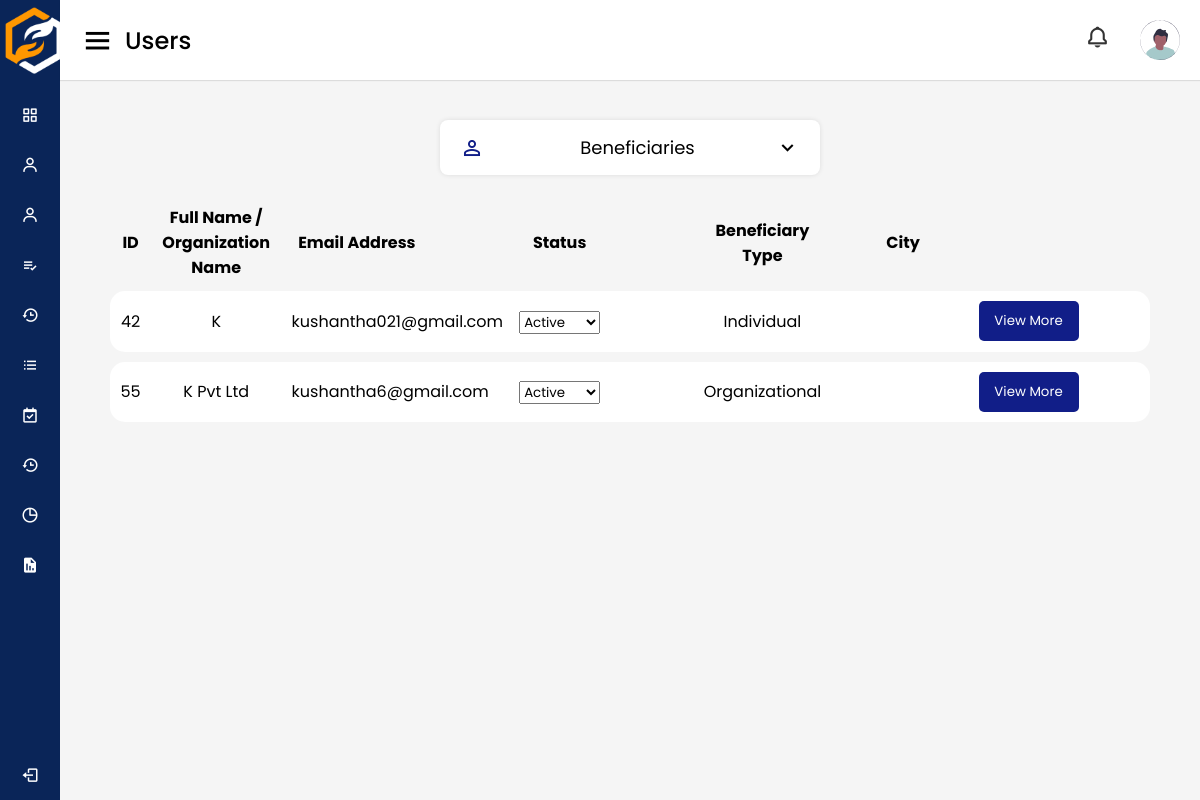
/adminPages/beneficiaries (signed in), run on the app's committed database.
### tables this page shows
CREATE TABLE `ind_ben` (
  `id` int(11) NOT NULL,
  `f_name` varchar(255) NOT NULL,
  `l_name` varchar(255) NOT NULL,
  `NIC` varchar(255) NOT NULL,
  `address_proof` varchar(255) NOT NULL,
  `address` varchar(255) NOT NULL,
  `zipcode` varchar(255) NOT NULL,
  `district` int(11) NOT NULL,
  `acc_status` int(11) NOT NULL,
  `user_id` int(11) NOT NULL,
  `identity` varchar(255) NOT NULL
);

CREATE TABLE `reg_user` (
  `id` int(11) NOT NULL,
  `email` varchar(255) NOT NULL,
  `password` varchar(255) NOT NULL,
  `user_type` int(11) NOT NULL,
  `prof_img` varchar(255) NOT NULL,
  `tp_number` varchar(10) NOT NULL,
  `otp_code` int(11) NOT NULL,
  `otp_verify` int(11) NOT NULL,
  `verification_status` int(11) NOT NULL,
  `rejection_note` varchar(255) NOT NULL,
  `password_reset_hash` varchar(255) NOT NULL,
  `password_reset_expiry` int(11) NOT NULL,
  `backup` varchar(255) NOT NULL
);

CREATE TABLE `org_ben` (
  `id` int(11) NOT NULL,
  `org_name` varchar(255) NOT NULL,
  `org_type` int(11) NOT NULL,
  `emp_name` varchar(255) NOT NULL,
  `emp_id` varchar(255) NOT NULL,
  `designation` varchar(255) NOT NULL,
  `address_proof` varchar(255) NOT NULL,
  `address` varchar(255) NOT NULL,
  `zipcode` varchar(255) NOT NULL,
  `district` int(11) NOT NULL,
  `acc_status` int(11) NOT NULL,
  `user_id` int(11) NOT NULL,
  `identity` varchar(255) NOT NULL,
  `first_login` int(11) NOT NULL
);

### app/controllers/AdminPages.php (called while the page is built, shortened)
<?php
class AdminPages extends Controller
{
    public function __construct()
    {
        $this->adminPageModel = $this->model('AdminPage');
    }
    public function beneficiaries()
    {
        $indBeneficiaries = $this->adminPageModel->getIndBeneficiaries();
        $corpBeneficiaries = $this->adminPageModel->getOrgBeneficiaries();
        $data = [
            'indBeneficiaries' => $indBeneficiaries,
            'corpBeneficiaries' => $corpBeneficiaries
        ];
        $this->view('users/admin/beneficiaries', $data);
    }
}

### app/libraries/Core.php (called while the page is built, shortened)
<?php
  class Core {
    protected $currentMethod = 'index';
    public function __construct(){
      $url = $this->getUrl();
      if(file_exists('../app/controllers/' . ucwords($url[0] ?? ''). '.php')){
        unset($url[0]);
      }
      $this->currentController = new $this->currentController;
      if(isset($url[1])){
        if(method_exists($this->currentController, $url[1])){
          $this->currentMethod = $url[1];
          unset($url[1]);
        }
      }
      $this->params = $url ? array_values($url) : [];
      call_user_func_array([$this->currentController, $this->currentMethod], $this->params);
    }
      public function getUrl(){
      if(isset($_GET['url'])){
        $url = rtrim($_GET['url'], '/');
        $url = filter_var($url, FILTER_SANITIZE_URL);
        $url = explode('/', $url);
        return $url;
      }
    }
  }

### public/index.php (called while the page is built, shortened)
<?php
    $init = new Core;

### app/libraries/Database.php (called while the page is built, shortened)
<?php
class Database
{
    private $host = DB_HOST;
    private $user = DB_USER;
    private $pass = DB_PASS;
    private $dbname = DB_NAME;
    private $dbh;
    private $stmt;
    public function __construct()
    {
        $dsn = 'mysql:host=' . $this->host . ';dbname=' . $this->dbname;
        $options = array(
            PDO::ATTR_PERSISTENT => true,
            PDO::ATTR_ERRMODE => PDO::ERRMODE_EXCEPTION
        );
        try {
            $this->dbh = new PDO($dsn, $this->user, $this->pass, $options);
        } catch (PDOException $e) {
            $this->error = $e->getMessage();
            echo $this->error;
        }
    }
    public function query($sql)
    {
        $this->stmt = $this->dbh->prepare($sql);
    }
    public function resultSet()
    {
        $this->execute();
        return $this->stmt->fetchAll(PDO::FETCH_OBJ);
    }
    public function execute()
    {
        return $this->stmt->execute();
    }
}

### app/models/AdminPage.php (called while the page is built, shortened)
<?php
class AdminPage
{
    private $db;
    public function __construct()
    {
        $this->db = new Database;
    }
    public function getIndBeneficiaries()
    {
        $this->db->query('SELECT *, reg_user.id as id FROM reg_user INNER JOIN ind_ben ON reg_user.id = ind_ben.user_id WHERE reg_user.user_type = 4 AND verification_status = 1');
        $results = $this->db->resultSet();
        return $results;
    }
    public function getOrgBeneficiaries()
    {
        $this->db->query('SELECT *, reg_user.id as id FROM reg_user INNER JOIN org_ben on reg_user.id = org_ben.user_id WHERE reg_user.user_type = 5 AND verification_status = 1');
        $results = $this->db->resultSet();
        return $results;
    }
}

### app/views/users/admin/beneficiaries.php (the view, shortened to what this page needs)
<!DOCTYPE html>
<html lang="en" dir="ltr">
<head>
    <link rel="stylesheet" href="<?php echo URLROOT; ?>/css/style_dashboard.css" />
    <link rel="stylesheet" href="<?php echo URLROOT; ?>/css/style_user.css" />
    <link href="https://unpkg.com/boxicons@2.0.7/css/boxicons.min.css" rel="stylesheet" />
</head>
<body>
<?php require APPROOT.'/views/inc/side_navbar.php';?>
<section class="home-section">
    <nav>
        <div class="sidebar-button">
            <i class="bx bx-menu sidebarBtn"></i>
            <span class="dashboard">Users</span>
        </div>
        <div class="profile-details">
            <div class="notification">
                <i class="bx bx-bell bx-tada notification"></i>
            </div>
            <img src="<?php echo URLROOT; ?>/img/profile_pic.svg" alt="" />
        </div>
    </nav>
    <main>
        <div class="select-menu">
          <div class="select-btn">
            <span
              class="material-icons"
              style="color: #111e88; margin-right: 1rem"
            >
            </span>
            <span class="option-text">Beneficiaries</span>
            <i class="bx bx-chevron-down"></i>
          </div>
        </div>
        <div class="cards_heading head">
            <div>ID</div>
            <div>Full Name / Organization Name</div>
            <div>Email Address</div>
            <div>Status</div>
            <div>Beneficiary Type</div>
            <div>City</div>
        </div>
        <?php foreach($data['indBeneficiaries'] as $indBeneficiaries) : ?>
            <div class="cards_heading cards_color">
                <div><?php echo $indBeneficiaries->id; ?></div>
                <div><?php echo $indBeneficiaries->f_name; ?></div>
                <div><?php echo $indBeneficiaries->email; ?></div>
                <div>
                    <select name="status" class="status" data-id="<?php echo $indBeneficiaries->id; ?>">
                        <option value=1 <?php if($indBeneficiaries->acc_status == 1) echo "selected"?>>Active</option>
                    </select>
                </div>
                <div>Individual</div>
                <div>
                    <div style="text-align: center;"> <a href="<?php echo URLROOT; ?>/pages/userDetails/<?php echo $indBeneficiaries->id;?>"> <button class="btnview">View More</button> </a></div>
                </div>
            </div>
        <?php endforeach; ?>
        <?php foreach($data['corpBeneficiaries'] as $corpBeneficiaries) : ?>
            <div class="cards_heading cards_color">
                <div><?php echo $corpBeneficiaries->id; ?></div>
                <div><?php echo $corpBeneficiaries->org_name; ?></div>
                <div><?php echo $corpBeneficiaries->email; ?></div>
                <div>
                    <select name="status" class="status" data-id="<?php echo $corpBeneficiaries->id; ?>">
                        <option value=1 <?php if($corpBeneficiaries->acc_status == 1) echo "selected"?>>Active</option>
                    </select>
                </div>
                <div>Organizational</div>
                <div>
                    <div style="text-align: center;"> <a href="<?php echo URLROOT; ?>/pages/userDetails/<?php echo $corpBeneficiaries->id;?>"> <button class="btnview">View More</button> </a></div>
                </div>
            </div>
        <?php endforeach; ?>
    </main>
    </section>
  </body>
</html>

### public/css/style_dashboard.css (style rules this page uses)
* { margin: 0; padding: 0; box-sizing: border-box; font-family: 'Poppins', sans-serif; }
.home-section { position: relative; background: #f5f5f5; min-height: 100vh; width: calc(100% - 240px); left: 240px; transition: all 0.5s ease; }
.home-section nav { display: flex; justify-content: space-between; height: 80px; background: #fff; display: flex; align-items: center; position: fixed; width: calc(100% - 240px); left: 240px; z-index: 100; padding: 0 20px; box-shadow: 0 1px 1px rgba(0, 0, 0, 0.1); transition: all 0.5s ease; }
.home-section nav .sidebar-button { display: flex; align-items: center; font-size: 24px; font-weight: 500; }
nav .sidebar-button i { font-size: 35px; margin-right: 10px; }
.home-section nav .profile-details { display: flex; align-items: center; padding: 0 auto; }
.profile-details i { padding: 0px 30px; }
nav .profile-details img { height: 40px; width: 40px; border-radius: 6px; object-fit: cover; }
nav .profile-details i { font-size: 25px; color: #333; }
.bx-bell { padding: 10px 10px; }
a { text-decoration: none; }
@media (max-width: 1240px) { .home-section { width: calc(100% - 60px); left: 60px; } }
@media (max-width: 1240px) { .home-section nav { width: calc(100% - 60px); left: 60px; } }

### public/css/style_user.css (style rules this page uses)
:root { --color-white: #fff; --color-info-dark:#7d8da1; --color-info-light:#dce1eb; --color-dark:#363949; --color-light:rgba(132, 139, 200, 0.18); --color-primary-varient:#111e88; --color-background:#f6f6f9; --card-border-radius: 2rem; --border-radius-1: 0.4rem; --border-radius-2: 0.8rem; --border-radius-3: 1.2rem; --card-padding:1.8rem; --padding-1:1.2rem; --box-shadow: 0 2rem 3rem var(--color-light) }
* { margin: 0; padding: 0; box-sizing: border-box; font-family: 'Poppins', sans-serif; }
main { padding-top: 120px; padding-left: 50px; padding-right: 50px; }
.cards_heading { grid-template-columns: 2% 12.8% 12.8% 25% 12.8% 12.8% 12.8% 2%; grid-column-gap: 1%; color: var(--black); max-width: 100%; margin: auto; padding: 1%; font-size: 1rem; border-radius: 15px; font-weight: bold; margin-right: 0px; margin-left: 0px; text-align: center; display: grid; align-items: center; }
.head { font-size: 1rem; }
.cards_color { background: #ffffff; font-weight: normal; color: black; margin-bottom: 10px; margin-right: 0; font-size: 1rem; }
.btnview { display: flex; align-items: center; justify-content: center; height: 40px; margin-right: 0px; max-width: 100px; width: 100%; border: none; outline: none; color: #fff; border-radius: 5px; background-color: #111e88; transition: all 0.3s linear; cursor: pointer; }
.select-menu { width: 380px; margin-top: 5px; margin: auto; margin-bottom: 20px; position: relative; }
.select-menu .select-btn { display: flex; height: 55px; background: #fff; padding: 20px; font-size: 18px; font-weight: 400; border-radius: 8px; align-items: center; cursor: pointer; justify-content: space-between; box-shadow: 0 0 5px rgba(0,0,0,0.1); }
.select-btn i { font-size: 25px; transition: 0.3s; }
.home-section { position: relative; background: #f5f5f5; min-height: 100vh; width: calc(100% - 240px); left: 240px; transition: all 0.5s ease; }
.home-section nav { display: flex; justify-content: space-between; height: 80px; background: #fff; display: flex; align-items: center; position: fixed; width: calc(100% - 240px); left: 240px; z-index: 100; padding: 0 20px; box-shadow: 0 1px 1px rgba(0, 0, 0, 0.1); transition: all 0.5s ease; }
.home-section nav .sidebar-button { display: flex; align-items: center; font-size: 24px; font-weight: 500; }
nav .sidebar-button i { font-size: 35px; margin-right: 10px; }
.home-section nav .profile-details { display: flex; align-items: center; padding: 0 auto; }
.profile-details i { padding: 0px 30px; }
nav .profile-details img { height: 40px; width: 40px; border-radius: 6px; object-fit: cover; }
nav .profile-details i { font-size: 25px; color: #333; }
.bx-bell { padding: 10px 10px; }
@media (max-width: 1240px) { .home-section { width: calc(100% - 60px); left: 60px; } }
@media (max-width: 1240px) { .home-section nav { width: calc(100% - 60px); left: 60px; } }

### data on the page
ind_ben: user "42", f_name "K", user.email "kushantha021@gmail.com", status "Active"
org_ben: user "55", org_name "K Pvt Ltd", user.email "kushantha6@gmail.com", status "Active"
